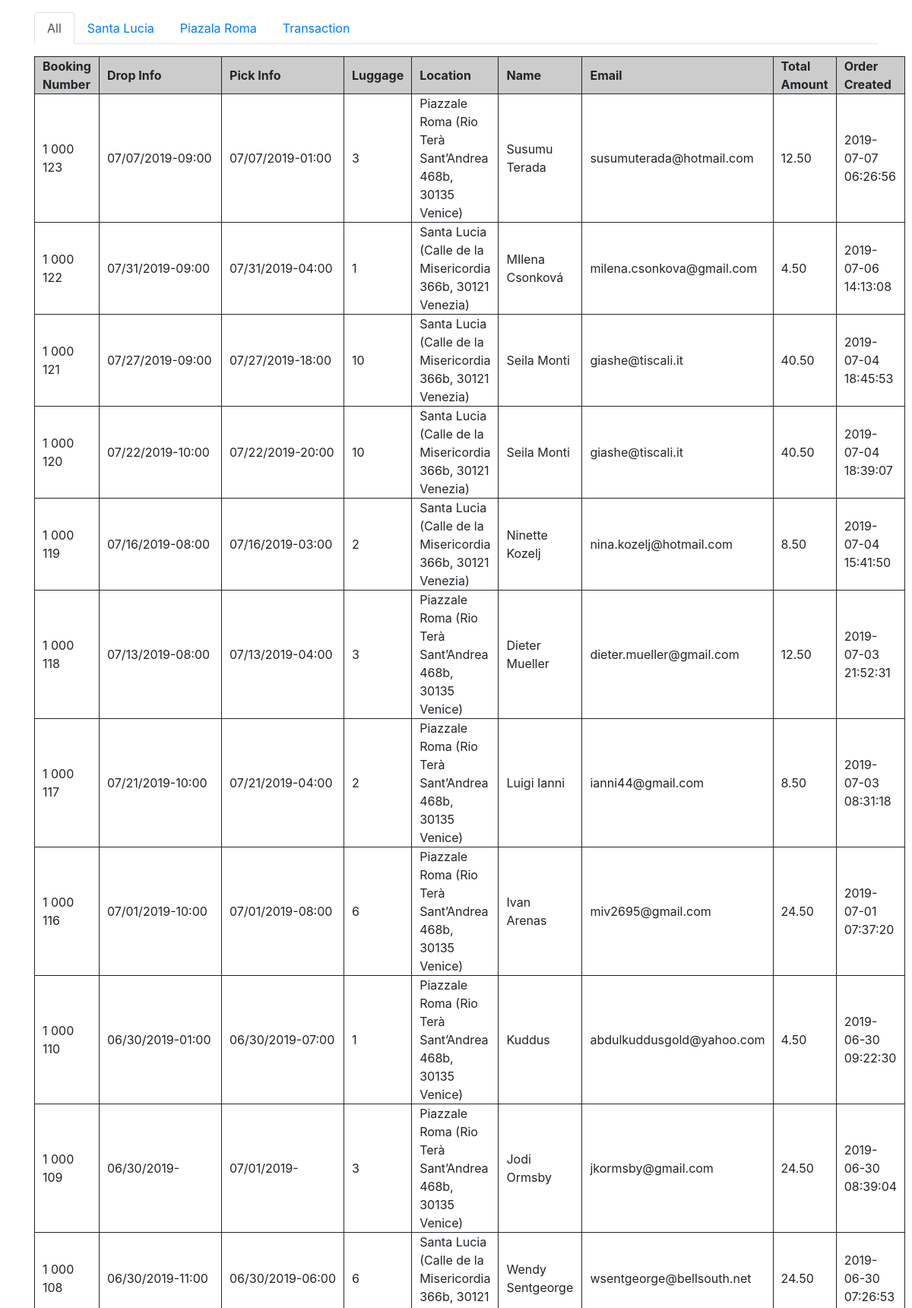
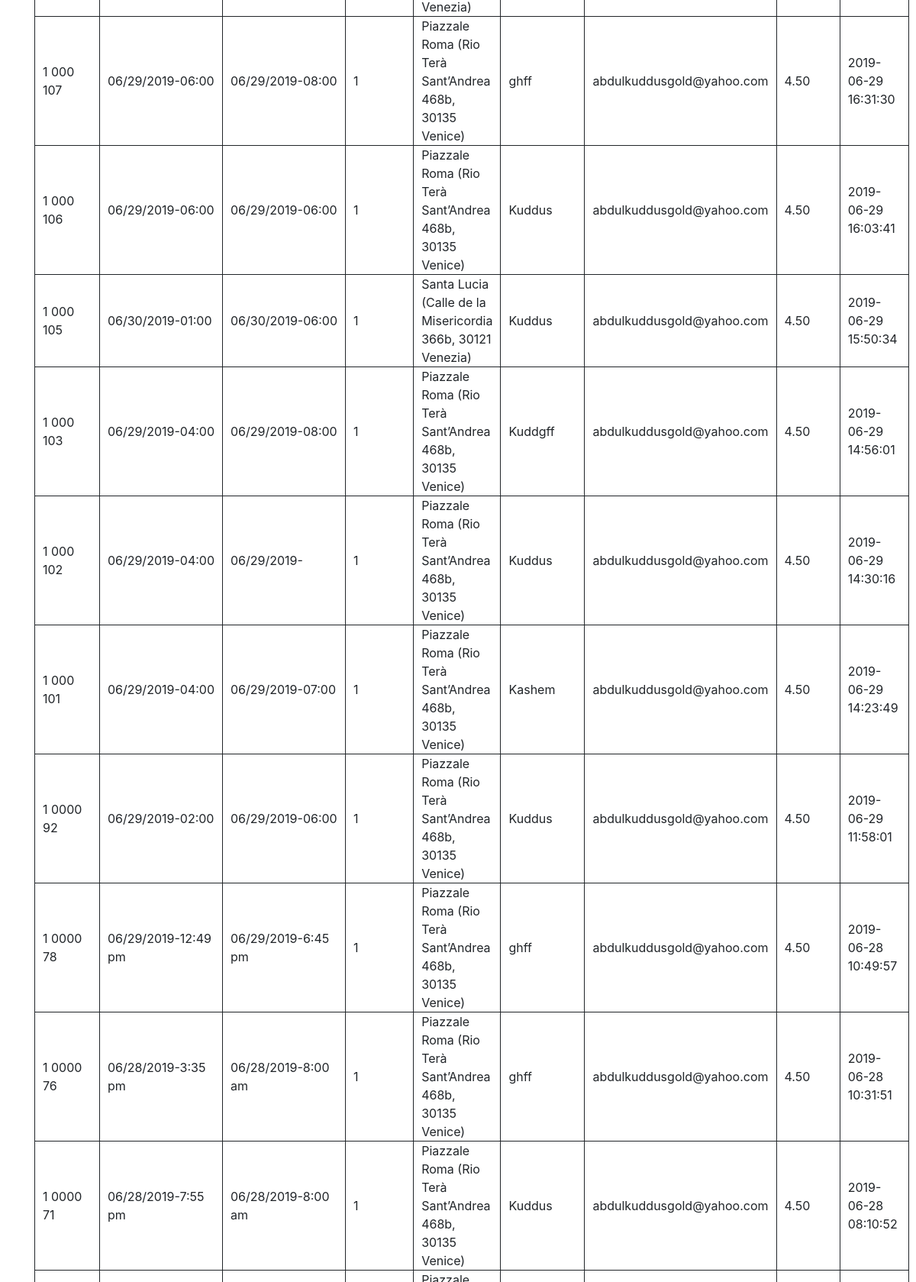
The app's page /data.php (upper part) with its own data (2 pictures, top to bottom).
### tables this page shows
CREATE TABLE `products` (
  `id` int(11) NOT NULL,
  `name` varchar(200) NOT NULL,
  `price` float(10,2) NOT NULL,
  `status` tinyint(1) NOT NULL DEFAULT 1 COMMENT '1=Active | 0=Inactive',
  `dropDate` varchar(22) NOT NULL,
  `dropTime` varchar(22) NOT NULL,
  `pickDate` varchar(22) NOT NULL,
  `pickTime` varchar(22) NOT NULL,
  `email` varchar(33) NOT NULL,
  `location` varchar(88) NOT NULL,
  `luggage` varchar(11) NOT NULL,
  `order_created_at` timestamp NOT NULL DEFAULT current_timestamp() ON UPDATE current_timestamp()
);

### data.php (the view, shortened to what this page needs)
<?php
$mysqli = mysqli_connect("localhost","bagagliv_orderUser","bagagliv_orderUser","bagagliv_order");
$result = mysqli_query($mysqli, "SELECT * FROM products ORDER BY id DESC");
?>
<!DOCTYPE html>
<html>
<head>
	<link rel="stylesheet" href="https://cdnjs.cloudflare.com/ajax/libs/twitter-bootstrap/4.3.1/css/bootstrap.min.css">
</head>
<body>
<div class="container">
    <div class="row">
        <div class="col-12">
            <ul class="nav nav-tabs my-3" id="myTab" role="tablist">
                <li class="nav-item">
                    <a class="nav-link active" id="home-tab" data-toggle="tab" href="data.php" role="tab" aria-controls="home" aria-selected="true">All</a>
                </li>
                <li class="nav-item">
                    <a class="nav-link" id="profile-tab" data-toggle="tab" href="santalucia.php" role="tab" aria-controls="profile" aria-selected="false">Santa Lucia</a>
                </li>
                <li class="nav-item">
                    <a class="nav-link" id="contact-tab" data-toggle="tab" href="piazalleroma.php" role="tab" aria-controls="contact" aria-selected="false">Piazala Roma</a>
                </li>
                <li class="nav-item">
                    <a class="nav-link" id="other-tab" data-toggle="tab" href="transaction.php" role="tab" aria-controls="other" aria-selected="false">Transaction</a>
                </li>
            </ul>
            <div class="tab-content" id="myTabContent">
                <div class="tab-pane fade show active" id="home" role="tabpanel" aria-labelledby="home-tab">
                    <table width='100%' border=0>
            			<tr bgcolor="#CCCCCC">
            				<th>Booking Number</th>
            				<th>Drop Info</th>
            				<th>Pick Info</th>
            				<th>Luggage</th>
            				<th>Location</th>
            				<th>Name</th>
            				<th>Email</th>
            				<th>Total Amount</th>
            				<th>Order Created</th>
            			</tr>
            			<?php
            			while($res = mysqli_fetch_array($result)){
            				echo "<tr>";
            				$id = $res['id'];
                            if(strlen($id) == 2){
                                $last_id = "1 0000 ".$id;
                            } elseif(strlen($id) == 3){
                                $last_id = "1 000 ".$id;
                            } elseif(strlen($id) == 4){
                                $last_id = "1 00 ".$id;
                            } elseif(strlen($id) == 5){
                                $last_id = "1 0 ".$id;
                            } elseif(strlen($id) == 6){
                                $last_id = "1 ".$id;
                            } elseif(strlen($id) == 7){
                                $last_id = " ".$id;
                            }
            				echo "<td>".$last_id."</td>";
            				echo "<td>".$res['dropDate']."-".$res['dropTime']."</td>";
            				echo "<td>".$res['pickDate']."-".$res['pickTime']."</td>";
            				echo "<td>".$res['luggage']."</td>";
            				echo "<td>".$res['location']."</td>";
            				echo "<td>".$res['name']."</td>";
            				echo "<td>".$res['email']."</td>";
            				echo "<td>".$res['price']."</td>";
            				echo "<td>".$res['order_created_at']."</td>";
            				echo "</tr>";
            			}
            			?>
            		</table>
                </div>
            </div>
        </div>
    </div>
</div>
</body>
</html>

### data.php (style rules this page uses)
tr, td, th { border: 1px solid; padding: 0 10px; }

### records on screen
products: id "1 000 123", dropDate "07/07/2019", dropTime "09:00", pickDate "07/07/2019", pickTime "01:00", luggage "3", location "Piazzale Roma (Rio Terà Sant’Andrea 468b, 30135 Venice)", name "Susumu Terada", email "susumuterada@hotmail.com", price "12.50", order_created_at "2019-07-07 06:26:56"
products: id "1 000 122", dropDate "07/31/2019", dropTime "09:00", pickDate "07/31/2019", pickTime "04:00", luggage "1", location "Santa Lucia (Calle de la Misericordia 366b, 30121 Venezia)", name "MIlena Csonková", email "milena.csonkova@gmail.com", price "4.50", order_created_at "2019-07-06 14:13:08"
products: id "1 000 121", dropDate "07/27/2019", dropTime "09:00", pickDate "07/27/2019", pickTime "18:00", luggage "10", location "Santa Lucia (Calle de la Misericordia 366b, 30121 Venezia)", name "Seila Monti", email "giashe@tiscali.it", price "40.50", order_created_at "2019-07-04 18:45:53"
products: id "1 000 120", dropDate "07/22/2019", dropTime "10:00", pickDate "07/22/2019", pickTime "20:00", luggage "10", location "Santa Lucia (Calle de la Misericordia 366b, 30121 Venezia)", name "Seila Monti", email "giashe@tiscali.it", price "40.50", order_created_at "2019-07-04 18:39:07"
products: id "1 000 119", dropDate "07/16/2019", dropTime "08:00", pickDate "07/16/2019", pickTime "03:00", luggage "2", location "Santa Lucia (Calle de la Misericordia 366b, 30121 Venezia)", name "Ninette Kozelj", email "nina.kozelj@hotmail.com", price "8.50", order_created_at "2019-07-04 15:41:50"
products: id "1 000 118", dropDate "07/13/2019", dropTime "08:00", pickDate "07/13/2019", pickTime "04:00", luggage "3", location "Piazzale Roma (Rio Terà Sant’Andrea 468b, 30135 Venice)", name "Dieter Mueller", email "dieter.mueller@gmail.com", price "12.50", order_created_at "2019-07-03 21:52:31"
products: id "1 000 117", dropDate "07/21/2019", dropTime "10:00", pickDate "07/21/2019", pickTime "04:00", luggage "2", location "Piazzale Roma (Rio Terà Sant’Andrea 468b, 30135 Venice)", name "Luigi Ianni", email "ianni44@gmail.com", price "8.50", order_created_at "2019-07-03 08:31:18"
products: id "1 000 116", dropDate "07/01/2019", dropTime "10:00", pickDate "07/01/2019", pickTime "08:00", luggage "6", location "Piazzale Roma (Rio Terà Sant’Andrea 468b, 30135 Venice)", name "Ivan Arenas", email "miv2695@gmail.com", price "24.50", order_created_at "2019-07-01 07:37:20"
products: id "1 000 110", dropDate "06/30/2019", dropTime "01:00", pickDate "06/30/2019", pickTime "07:00", luggage "1", location "Piazzale Roma (Rio Terà Sant’Andrea 468b, 30135 Venice)", name "Kuddus", email "abdulkuddusgold@yahoo.com", price "4.50", order_created_at "2019-06-30 09:22:30"
products: id "1 000 109", dropDate "06/30/2019", pickDate "07/01/2019", luggage "3", location "Piazzale Roma (Rio Terà Sant’Andrea 468b, 30135 Venice)", name "Jodi Ormsby", email "jkormsby@gmail.com", price "24.50", order_created_at "2019-06-30 08:39:04"
products: id "1 000 108", dropDate "06/30/2019", dropTime "11:00", pickDate "06/30/2019", pickTime "06:00", luggage "6", location "Santa Lucia (Calle de la Misericordia 366b, 30121 Venezia)", name "Wendy Sentgeorge", email "wsentgeorge@bellsouth.net", price "24.50", order_created_at "2019-06-30 07:26:53"
products: id "1 000 107", dropDate "06/29/2019", dropTime "06:00", pickDate "06/29/2019", pickTime "08:00", luggage "1", location "Piazzale Roma (Rio Terà Sant’Andrea 468b, 30135 Venice)", name "ghff", email "abdulkuddusgold@yahoo.com", price "4.50", order_created_at "2019-06-29 16:31:30"
products: id "1 000 106", dropDate "06/29/2019", dropTime "06:00", pickDate "06/29/2019", pickTime "06:00", luggage "1", location "Piazzale Roma (Rio Terà Sant’Andrea 468b, 30135 Venice)", name "Kuddus", email "abdulkuddusgold@yahoo.com", price "4.50", order_created_at "2019-06-29 16:03:41"
products: id "1 000 105", dropDate "06/30/2019", dropTime "01:00", pickDate "06/30/2019", pickTime "06:00", luggage "1", location "Santa Lucia (Calle de la Misericordia 366b, 30121 Venezia)", name "Kuddus", email "abdulkuddusgold@yahoo.com", price "4.50", order_created_at "2019-06-29 15:50:34"
products: id "1 000 103", dropDate "06/29/2019", dropTime "04:00", pickDate "06/29/2019", pickTime "08:00", luggage "1", location "Piazzale Roma (Rio Terà Sant’Andrea 468b, 30135 Venice)", name "Kuddgff", email "abdulkuddusgold@yahoo.com", price "4.50", order_created_at "2019-06-29 14:56:01"
products: id "1 000 102", dropDate "06/29/2019", dropTime "04:00", pickDate "06/29/2019", luggage "1", location "Piazzale Roma (Rio Terà Sant’Andrea 468b, 30135 Venice)", name "Kuddus", email "abdulkuddusgold@yahoo.com", price "4.50", order_created_at "2019-06-29 14:30:16"
products: id "1 000 101", dropDate "06/29/2019", dropTime "04:00", pickDate "06/29/2019", pickTime "07:00", luggage "1", location "Piazzale Roma (Rio Terà Sant’Andrea 468b, 30135 Venice)", name "Kashem", email "abdulkuddusgold@yahoo.com", price "4.50", order_created_at "2019-06-29 14:23:49"
products: id "1 0000 92", dropDate "06/29/2019", dropTime "02:00", pickDate "06/29/2019", pickTime "06:00", luggage "1", location "Piazzale Roma (Rio Terà Sant’Andrea 468b, 30135 Venice)", name "Kuddus", email "abdulkuddusgold@yahoo.com", price "4.50", order_created_at "2019-06-29 11:58:01"
products: id "1 0000 78", dropDate "06/29/2019", dropTime "12:49 pm", pickDate "06/29/2019", pickTime "6:45 pm", luggage "1", location "Piazzale Roma (Rio Terà Sant’Andrea 468b, 30135 Venice)", name "ghff", email "abdulkuddusgold@yahoo.com", price "4.50", order_created_at "2019-06-28 10:49:57"
products: id "1 0000 76", dropDate "06/28/2019", dropTime "3:35 pm", pickDate "06/28/2019", pickTime "8:00 am", luggage "1", location "Piazzale Roma (Rio Terà Sant’Andrea 468b, 30135 Venice)", name "ghff", email "abdulkuddusgold@yahoo.com", price "4.50", order_created_at "2019-06-28 10:31:51"
products: id "1 0000 71", dropDate "06/28/2019", dropTime "7:55 pm", pickDate "06/28/2019", pickTime "8:00 am", luggage "1", location "Piazzale Roma (Rio Terà Sant’Andrea 468b, 30135 Venice)", name "Kuddus", email "abdulkuddusgold@yahoo.com", price "4.50", order_created_at "2019-06-28 08:10:52"
